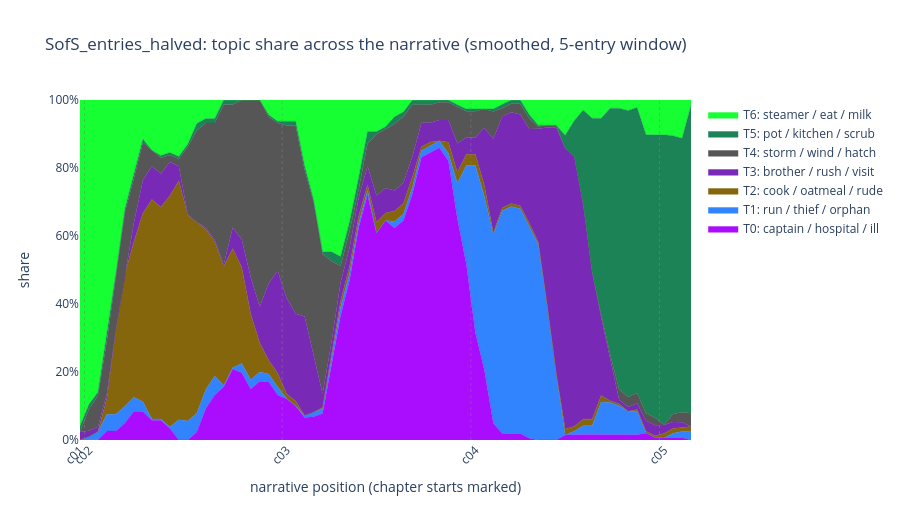

The cell this chart's notebook holds for it:
### Markdown cell above
**Stacked area** — each band is a topic's share of the diary at that point (smoothed). The overall shape of the book's thematic arc:

### Code cell
fig = go.Figure()
for t in range(K):
    fig.add_trace(go.Scatter(x=xpos, y=Ps[:, t], stackgroup="one", name=topic_label[t][:46], line=dict(width=0.4),
                             fillcolor=topic_color(t), line_color=topic_color(t), customdata=hover_meta,
                             hovertemplate="%{customdata[0]} (%{customdata[1]})<br>" + topic_label[t][:46] + ": %{y:.0%}<extra></extra>"))
fig.update_layout(title=f"{TITLE}: topic share across the narrative (smoothed, {SMOOTH_WINDOW}-entry window)",
                  yaxis=dict(title="share", tickformat=".0%", range=[0, 1]), height=520, hovermode="x unified",
                  legend=dict(orientation="v", x=1.02, y=1))
chapter_axis(fig)
show(fig, "03_stacked_area_narrative")
